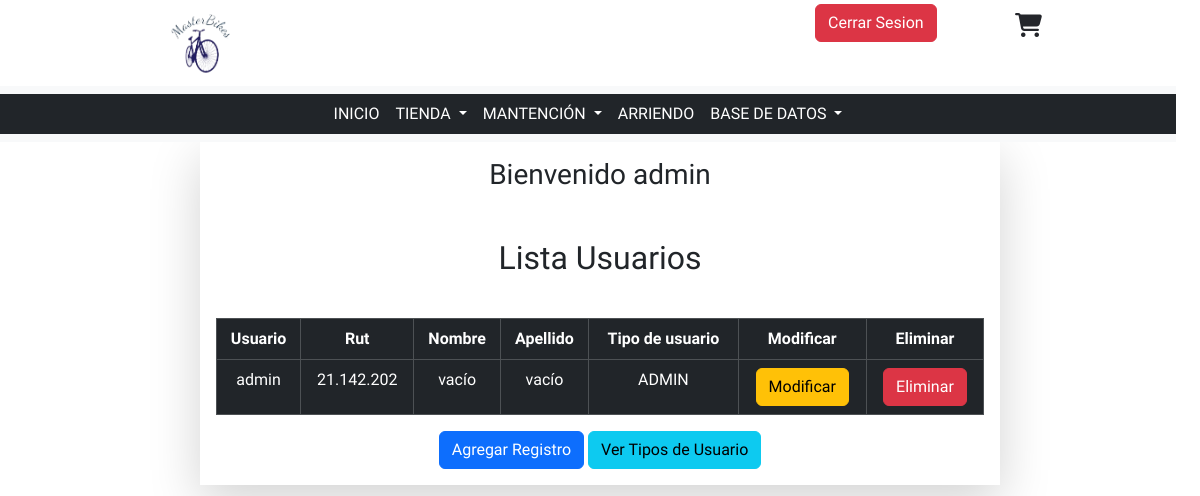
Before: /MasterBikes/crud-usuarios (signed in) with the older database file.
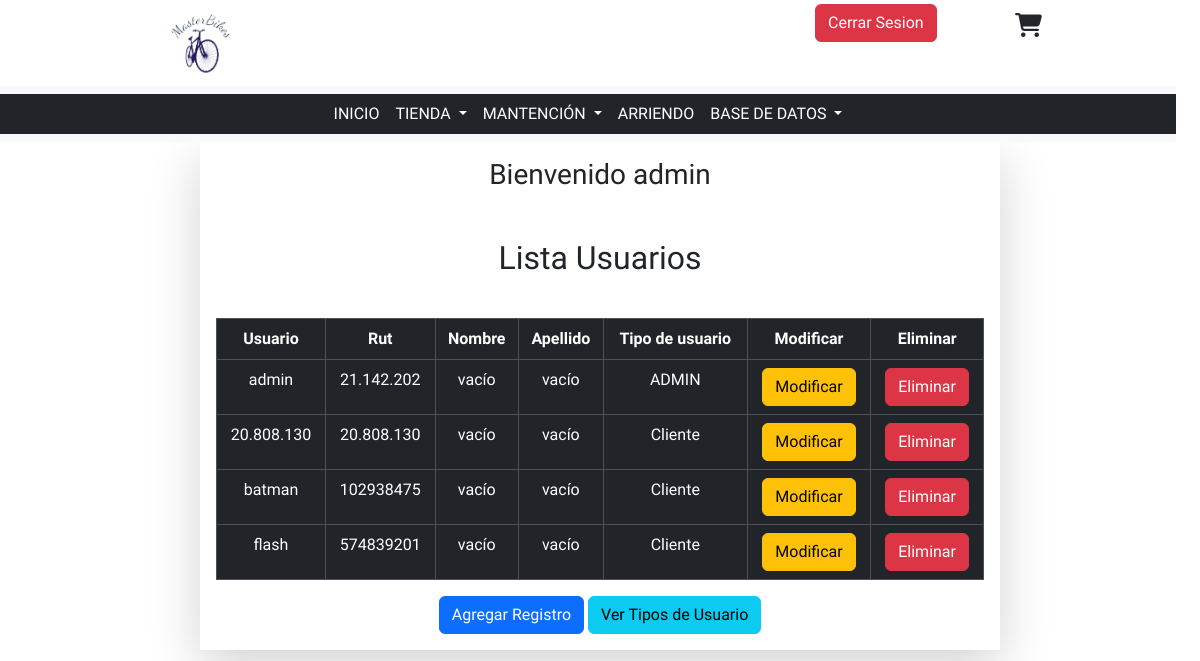
After: the same page with the newer database file.
### MasterBikes/models.py (models this page shows, shortened)
class Usuario(models.Model):
    user = models.OneToOneField(User, on_delete=models.CASCADE)
    rut = models.CharField(primary_key=True, max_length=10)
    id_tipo_usuario = models.ForeignKey(
        "TipoUsuario", on_delete=models.CASCADE, db_column="idTipoUsuario"
    )

class TipoUsuario(models.Model):
    id_tipo_usuario = models.AutoField(primary_key=True, db_column="idTipoUsuario")
    tipo = models.CharField(max_length=30, db_column="Tipo de Usuario")
    descripcion = models.CharField(max_length=60)

### MasterBikes/views.py (the view)
# urls.py: path('crud-usuarios', views.crud_usuarios, name='crud-usuarios'),
@login_required
def crud_usuarios(request):
    usuarios = Usuario.objects.all()
    tipoUsuarios = TipoUsuario.objects.all()
    context={
        "usuarios" : usuarios,
        "tipoUsuarios": tipoUsuarios,
    }
    return render(request, 'pages/despliegue/crud_usuarios.html', context)

### MasterBikes/templates/pages/despliegue/crud_usuarios.html (shortened to what this page needs)
<!DOCTYPE html>
<html lang="en">
<head>
    {% load static %}
    <link rel="stylesheet" href="{% static 'css/bootstrap.min.css'%}">
    <link rel="stylesheet" href="{% static 'css/style.css'%}">
    <link rel="stylesheet" href="https://cdnjs.cloudflare.com/ajax/libs/font-awesome/6.2.1/css/all.min.css">
</head>
<body>
    {% include 'base/header_admin.html'%}
    <main>
        <div class="container">
            <div class="row">
                <div class="col-md-8 shadow-lg mx-auto text-center p-3">
                    {% if request.user.is_authenticated %}
                        <h3>Bienvenido {{request.user.username }}</h3>
                    {% endif%}
                    <br>
                    <h2 class="my-3">Lista Usuarios</h2><br>
                    <table class="table table-dark table-hover table-bordered">
                        <thead>
                            <th>Usuario</th>
                            <th>Rut</th>
                            <th>Nombre</th>
                            <th>Apellido</th>
                            <th>Tipo de usuario</th>
                            <th>Modificar</th>
                            <th>Eliminar</th>
                        </thead>
                        <tbody>
                            {% if usuarios %}
                                {% for tmp in usuarios %}
                                    <tr>
                                        <td>{{tmp.user.username}}</td>
                                        <td>{{tmp.rut}}</td>
                                        {% if tmp.user.first_name == null or tmp.user.first_name == blank or tmp.user.first_name == "" %}
                                            <td>vacío</td>
                                        {% else %}
                                            <td>{{tmp.user.first_name}}</td>
                                        {% endif %}
                                        {% if tmp.user.last_name == null or tmp.user.last_name == blank or tmp.user.last_name == "" %}
                                            <td>vacío</td>
                                        {% else %}
                                            <td>{{tmp.user.last_name}}</td>
                                        {% endif %}
                                        {% if tipoUsuarios %}
                                            {% for tipo in tipoUsuarios %}
                                                {% if tipo.id_tipo_usuario == tmp.id_tipo_usuario.id_tipo_usuario %}
                                                    {% if tipo.tipo == null or tipo.tipo == blank %}
                                                        <td>Sin</td>
                                                    {% else %}
                                                        <td>{{tipo.tipo}}</td>
                                                    {% endif %}
                                                {% endif %}
                                            {% endfor %}
                                        {% endif %}
                                        <td><a href=""><button
                                            class="btn btn-warning">Modificar</button></a></td>
                                        <td><a href=""><button
                                            class="btn btn-danger">Eliminar</button></a></td>
                                    </tr>
                                {% endfor%}
                            {% endif %}
                        </tbody>
                    </table>
                    <a href="{% url 'add-usuario' %}">
                        <button class="btn btn-primary">Agregar Registro</button>
                    </a>
                    <a href="{% url 'crud-varios' %}">
                        <button class="btn btn-info">
                            Ver Tipos de Usuario
                        </button>
                    </a>
                </div>
            </div>
        </div>
    </main>
</body>
</html>

### MasterBikes/templates/base/header_admin.html (shortened to what this page needs)
{% load static %}
<header>
    <div class="container-fluid">
        <div class="row">
          <div class="col-4">
            <a href="{% url 'Principal' %}"><img class="d-block mx-auto" src="{% static 'img/image.png' %}" width="30%" alt=""></a>
          </div>
          <div class="col-4"></div>
          <div class="col-2" >
            {% if request.user.is_authenticated %}
              <a href="{% url 'logout' %}">
                <button class="btn btn-danger my-1">
                    Cerrar Sesion
                </button>
              </a>
            {% else %}
              <div class="icon-container1">
                <a href=""><i id="login" class="fa-solid fa-user icon"></i></a>
              </div>
            {% endif%}
          </div>
          <div class="col-2">
            <div class="icon-container2">
            <a href="{% url 'tienda' %}"><i id="carrito" class="fa-solid fa-cart-shopping"></i></a>
          </div>
        </div>
        <div class="row">
          <nav class="navbar navbar-expand-lg bg-body-tertiary">
            <div class="container-fluid bg-dark bg-opacity-100" >
              <div class="collapse navbar-collapse" id="navbarSupportedContent">
                <ul class="navbar-nav mx-auto mb-2 mb-lg-0">
                  <li class="nav-item">
                    <a class="nav-link active" aria-current="page" style="color: white;" href="{% url 'Principal' %}">INICIO</a>
                  </li>
                  <li class="nav-item dropdown">
                    <a class="nav-link dropdown-toggle" href="" style="color: white;" role="button" data-bs-toggle="dropdown" aria-expanded="false">
                      TIENDA
                    </a>
                  </li>
                  <li class="nav-item dropdown">
                    <a class="nav-link dropdown-toggle" href="" style="color: white;" role="button" data-bs-toggle="dropdown" aria-expanded="false">
                      MANTENCIÓN
                    </a>
                  </li>
                  <li class="nav-item">
                    <a class="nav-link active" aria-current="page" style="color: white;" href="">ARRIENDO</a>
                  </li>
                  <li class="nav-item dropdown">
                    <a class="nav-link dropdown-toggle" href="" style="color: white;" role="button" data-bs-toggle="dropdown" aria-expanded="false">
                      BASE DE DATOS
                    </a>
                  </li>
                </ul>
              </div>
            </div>
          </nav>
        </div>
    </div>
</header>

### MasterBikes/static/css/style.css (style rules this page uses)
a { text-decoration: none; }
* { margin: 0; padding: 0; box-sizing: border-box; list-style: none; }
body { font-family: sans-serif; }
.container { max-width: 1200px; margin: 0 auto; }
.icon-container2 { width: 40px; margin-top: 5%; }
#carrito { font-size: 24px; color: #24262B; transition: all .5s ease; margin-top: 10%; }
* { box-sizing: border-box; font-family: Montserrat; padding: 0; margin: 0; }
.col-2 { width: 16.66666667%; padding: 0 15px; }

Changed rows visible on the page:
added Usuario: user.username "20.808.130", rut "20.808.130", shows "vacío"
now on this page (row unchanged): TipoUsuario: tipo "Cliente"
added Usuario: user.username "batman", rut "102938475", shows "vacío"
added Usuario: user.username "flash", rut "574839201", shows "vacío"
